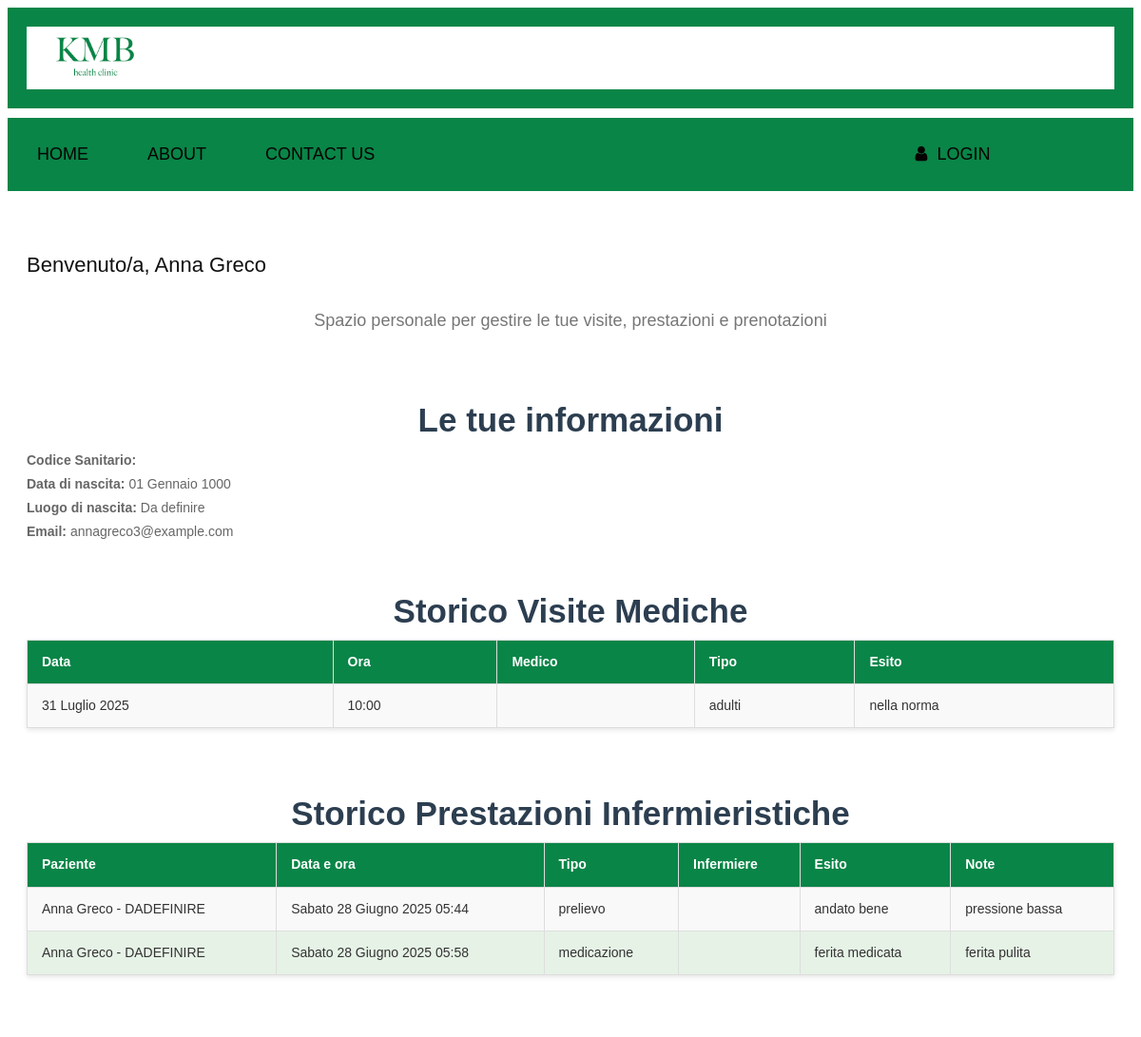
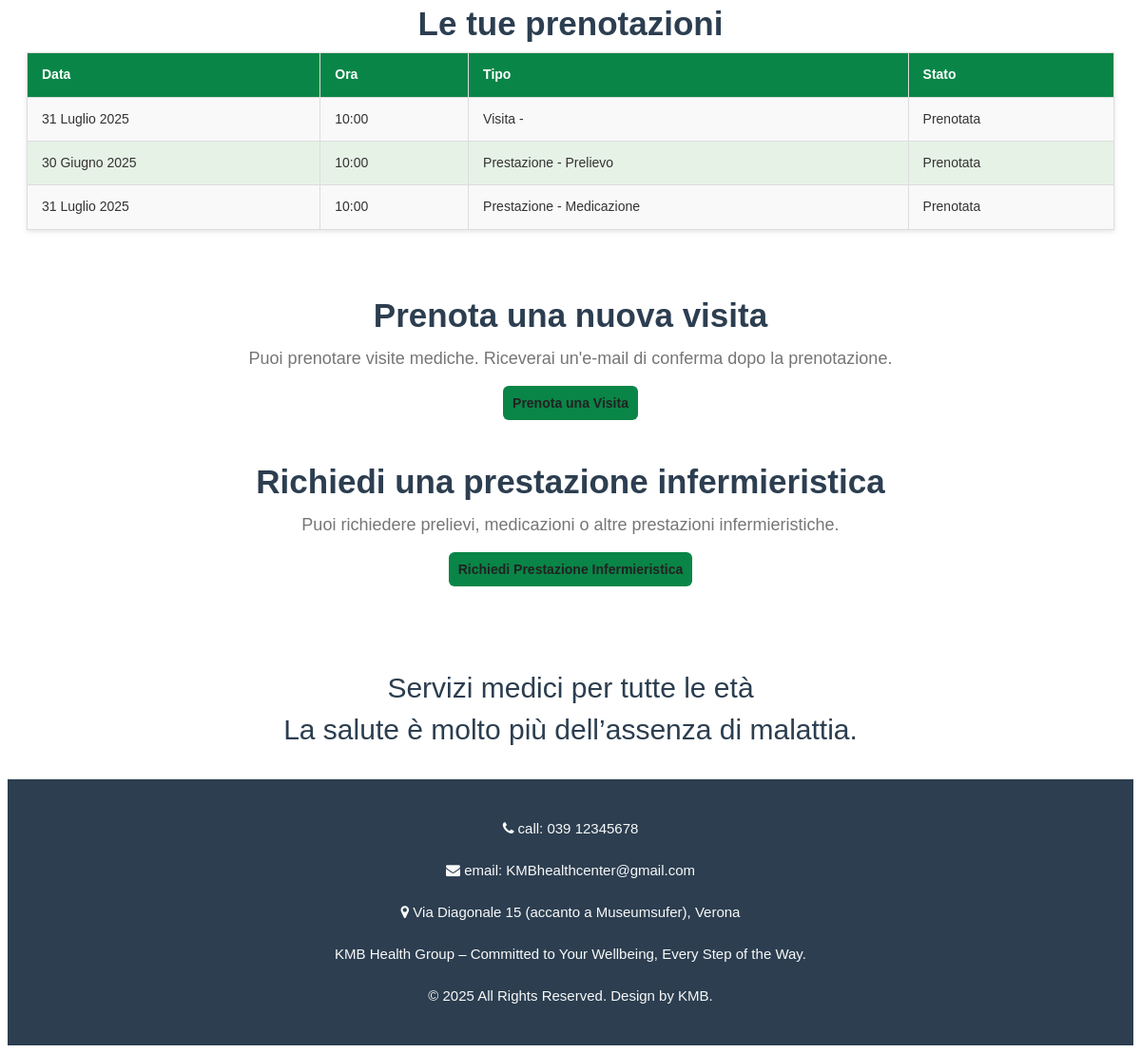
Screenshot of /users/paziente/ (signed in) with the database file from the repository (2 pictures, top to bottom).
### users/models.py (models this page shows, shortened)
class UtenteBase(models.Model):
    user = models.OneToOneField(User, on_delete=models.CASCADE, primary_key=True)  # collegamento all'account Django
    cognome = models.CharField(max_length=50)
    nome = models.CharField(max_length=50)
    codice_fiscale = models.CharField(max_length=16)
    class Meta:
        abstract = True  # questo rende la classe astratta

class Paziente(UtenteBase):
    data_nascita = models.DateField()
    luogo_nascita = models.CharField(max_length=100)
    email = models.EmailField(default="insericiEmail@example.com")  # obbligatorio
    medico_curante = models.ForeignKey("Medico", on_delete=models.SET_NULL, null=True, related_name="medico_pazienti_curante")
    referente_adulto = models.CharField(max_length=100, blank=True, null=True, help_text="Nome e cognome del referente adulto per i minori di 14 anni")
    def __str__(self):
        return f"{self.nome} {self.cognome} - {self.codice_fiscale}"
    class Meta:
        verbose_name = "paziente"
        verbose_name_plural = "pazienti"

### visita/models.py (models this page shows, shortened)
class Visita(models.Model):
    id = models.BigAutoField(primary_key=True)
    prenotazione = models.OneToOneField(PrenotazioneVisita, on_delete=models.CASCADE)
    ambulatorio = models.ForeignKey("ambulatorio.Ambulatorio", on_delete=models.SET_NULL, null=True)
    esito = models.TextField(blank=True, null=True)
    class Meta:
        verbose_name = "visita"
        verbose_name_plural = "visite"

class PrenotazioneVisita(models.Model):
    TIPO = [
        ('adulti', 'Per adulti'),
        ('pediatrica', 'Pediatrica'),
    ]
    REGIME = [
        ('ordinaria', 'Ordinaria'),
        ('urgente', 'Urgente'),
    ]
    id = models.BigAutoField(primary_key=True)
    paziente = models.ForeignKey("users.Paziente", on_delete=models.CASCADE)
    medico = models.ForeignKey("users.Medico", on_delete=models.CASCADE)
    data = models.DateField()
    ora = models.TimeField()
    tipo = models.CharField(max_length=20, choices=TIPO)
    regime = models.CharField(max_length=20, choices=REGIME)
    class Meta:
        ordering = ['data', 'ora']  # Ordinamento per data e orario
        verbose_name = "Prenotazione visita"
        verbose_name_plural = "Prenotazioni visite"

### prestazione/models.py (models this page shows, shortened)
class Prestazione(models.Model):
    id = models.BigAutoField(primary_key=True)
    tipo = models.CharField(max_length=20, choices=TipoPrestazione.choices)
    paziente = models.ForeignKey('users.Paziente', on_delete=models.CASCADE, related_name="prestazioni")  # relazione con il modello in app users
    ambulatorio = models.ForeignKey('ambulatorio.Ambulatorio', on_delete=models.SET_NULL, null=True)  # relazione con il modello ambulatorio
    infermiere = models.ForeignKey('users.Infermiere', on_delete=models.SET_NULL, null=True, related_name="prestazioni_infermiere") # relazione con il modello in app users
    prenotazione = models.OneToOneField('PrenotazionePrestazione', on_delete=models.CASCADE, null=True, blank=True)
    data = models.DateTimeField(default=timezone.now)  # Data e ora della prestazione, con valore predefinito alla creazione
    esito = models.TextField(blank=True, null=True)
    note = models.TextField(blank=True, null=True)
    class Meta:
        verbose_name = "prestazione"
        verbose_name_plural = "prestazioni"
        ordering = ['data']  # Ordinamento per data della prestazione

class PrenotazionePrestazione(models.Model):
    id = models.BigAutoField(primary_key=True)
    paziente = models.ForeignKey('users.Paziente', on_delete=models.CASCADE)
    tipo = models.CharField(max_length=20, choices=TipoPrestazione.choices)
    data = models.DateField()
    orario = models.TimeField()
    class Meta:
        verbose_name = "prenotazione prestazione"
        verbose_name_plural = "prenotazioni prestazioni"
        ordering = ['data', 'orario']

### users/views.py (the view)
# urls.py: path('paziente/', pagina_paziente, name='pagina_paziente'),
@login_required
def pagina_paziente(request):
    paziente = get_object_or_404(Paziente, user=request.user)
    visite = Visita.objects.filter(prenotazione__paziente=paziente)
    prenotazioni_visite = Prenotazione.objects.filter(paziente=paziente)
    prenotazioni_prestazioni = PrenotazionePrestazione.objects.filter(paziente=paziente)
    prestazioni = Prestazione.objects.filter(paziente=paziente)
    prenotazioni = []
    for p in prenotazioni_visite:
        prenotazioni.append({
            "data": p.data,
            "ora": p.ora,
            "tipo": f"Visita - {p.medico.nome} {p.medico.cognome}",
            "stato": "Prenotata"
        })
    for p in prenotazioni_prestazioni:
        prenotazioni.append({
            "data": p.data,
            "ora": p.orario,
            "tipo": f"Prestazione - {p.get_tipo_display() or '-'}",
            "stato": "Prenotata"
        })
    return render(request, 'users/paziente.html', {
        'paziente': paziente,
        'visite': visite,
        'prenotazioni': prenotazioni,
        'prestazioni': prestazioni
    })

### users/templates/users/paziente.html (shortened to what this page needs)
{% extends 'base.html' %}
{% load static %}
{% block content %}
<div class="white_container">
    <h2 style="text-align:left">Benvenuto/a, {{ paziente.nome }} {{ paziente.cognome }}</h2>
    <p class="lead">Spazio personale per gestire le tue visite, prestazioni e prenotazioni</p>
    <h3 class="treatment_taital">Le tue informazioni</h3>
    <ul style="text-align:left">
        <li><strong>Codice Sanitario:</strong> {{ paziente.codice_sanitario }}</li>
        <li><strong>Data di nascita:</strong> {{ paziente.data_nascita }}</li>
        <li><strong>Luogo di nascita:</strong> {{ paziente.luogo_nascita }}</li>
        <li><strong>Email:</strong> {{ paziente.email }}</li>
    </ul>
    <h3 class="treatment_taital">Storico Visite Mediche</h3>
    <table class="table table-striped table-bordered custom_table_style">
        <thead>
            <tr>
                <th>Data</th>
                <th>Ora</th>
                <th>Medico</th>
                <th>Tipo</th>
                <th>Esito</th>
            </tr>
        </thead>
        <tbody>
            {% for visita in visite %}
                <tr>
                    <td>{{ visita.prenotazione.data }}</td>
                    <td>{{ visita.prenotazione.ora }}</td>
                    <td>{{ visita.prenotazione.medico.nome }} {{ visita.prenotazione.medico.cognome }}</td>
                    <td>{{ visita.prenotazione.tipo }}</td>
                    <td>
                        {% if visita.esito %}
                            {{ visita.esito }}
                        {% else %}
                            <em>In attesa di esito</em>
                        {% endif %}
                    </td>
                </tr>
            {% empty %}
                <tr>
                    <td colspan="5">Nessuna visita registrata.</td>
                </tr>
            {% endfor %}
        </tbody>
    </table>
    <h3 class="treatment_taital">Storico Prestazioni Infermieristiche</h3>
    <table class="table table-striped table-bordered custom_table_style">
        <thead>
            <tr>
                <th>Paziente</th>
                <th>Data e ora</th>
                <th>Tipo</th>
                <th>Infermiere</th>
                <th>Esito</th>
                <th>Note</th>
            </tr>
        </thead>
        <tbody>
            {% for prestazione in prestazioni %}
                <tr>
                    <td>{{ prestazione.paziente }}</td>
                    <td>{{ prestazione.data }}</td>
                    <td>{{ prestazione.tipo }}</td>
                    <td>{{ prestazione.infermiere.nome }} {{ prestazione.infermiere.cognome }}</td>
                    <td>{{ prestazione.esito }}</td>
                    <td>{{ prestazione.note }}</td>
                </tr>
            {% empty %}
                <tr>
                    <td colspan="6">Nessuna prestazione infermieristica registrata.</td>
                </tr>
            {% endfor %}
        </tbody>
    </table>
    <h3 class="treatment_taital">Le tue prenotazioni</h3>
    <table class="table table-striped table-bordered custom_table_style">
        <thead>
            <tr>
                <th>Data</th>
                <th>Ora</th>
                <th>Tipo</th>
                <th>Stato</th>
            </tr>
        </thead>
        <tbody>
            {% for prenotazione in prenotazioni %}
                <tr>
                    <td>{{ prenotazione.data }}</td>
                    <td>{{ prenotazione.ora }}</td>
                    <td>{{ prenotazione.tipo }}</td>
                    <td>{{ prenotazione.stato }}</td>
                </tr>
            {% empty %}
                <tr>
                    <td colspan="4">Nessuna prenotazione attiva.</td>
                </tr>
            {% endfor %}
        </tbody>
    </table>
    <h3 class="treatment_taital">Prenota una nuova visita</h3>
    <p class="lead">Puoi prenotare visite mediche. Riceverai un'e-mail di conferma dopo la prenotazione.</p>
    <a href="{% url 'prenota_visita' %}" class="btn btn-primary" style="margin-top:20px">Prenota una Visita</a>
    <h3 class="treatment_taital">Richiedi una prestazione infermieristica</h3>
    <p class="lead">Puoi richiedere prelievi, medicazioni o altre prestazioni infermieristiche.</p>
    <a href="{% url 'richiedi_prestazione' %}" class="btn btn-primary" style="margin-top:20px">Richiedi Prestazione Infermieristica</a>
</div>
{% endblock %}

### static/css/styles.css (style rules this page uses)
* { box-sizing: border-box !important; transition: ease all 0.5s; }
html { scroll-behavior: smooth; overflow-x: hidden; }
body { color: #666666; font-size: 14px; font-family: 'Poppins', sans-serif; line-height: 1.80857; font-weight: normal; overflow-x: hidden; }
a { color: #1f1f1f; text-decoration: none !important; outline: none !important; -webkit-transition: all .3s ease-in-out; -moz-transition: all .3s ease-in-out; -ms-transition: all .3s ease-in-out; -o-transition: all .3s ease-in-out; transition: all .3s ease-in-out; }
h1, h2, h3, h4, h5, h6 { letter-spacing: 0; font-weight: normal; position: relative; padding: 0 0 10px 0; font-weight: normal; line-height: normal; color: #111111; margin: 0 }
h2 { font-size: 22px }
h3 { font-size: 18px }
*, *::after, *::before { -webkit-box-sizing: border-box; -moz-box-sizing: border-box; box-sizing: border-box; }
ul, li, ol { margin: 0px; padding: 0px; list-style: none; }
p { color: #f9f9f9; margin: 20px; font-weight: 300; font-size: 15px; line-height: 24px; }
a { color: #222222; text-decoration: none; outline: none !important; }
a, .btn { text-decoration: none !important; outline: none !important; -webkit-transition: all .3s ease-in-out; -moz-transition: all .3s ease-in-out; -ms-transition: all .3s ease-in-out; -o-transition: all .3s ease-in-out; transition: all .3s ease-in-out; }
.lead { font-size: 18px; line-height: 30px; color: #767676; }
.treatment_taital { width: 100%; float: left; font-size: 35px; color: #2c3e50; text-align: center; padding-top: 50px; font-weight: bold; }
.white_container { background-color:white; padding: 20px; text-align: center; clear: both; margin-top: 40px; }
.btn-primary { width: 10%; padding: 10px; font-weight: 600; border-radius: 6px; background-color: #098547; border-color: #098547; transition: background-color 0.3s ease, transform 0.2s ease; }
.custom_table_style { width: 100%; border-collapse: collapse; margin-bottom: 20px; font-size: 14px; color: #333333; background-color: #f9f9f9; box-shadow: 0 2px 5px rgba(0,0,0,0.1); }
.custom_table_style th, .custom_table_style td { border: 1px solid #ddd; padding: 10px 15px; text-align: left; }
.custom_table_style th { background-color: #098547; color: white; font-weight: 600; }
.custom_table_style tr:nth-child(even) { background-color: #e6f2e6; }

### rows the page displays
Paziente: nome "Anna", cognome "Greco", data_nascita "01 Gennaio 1000", luogo_nascita "Da definire", email "annagreco3@example.com"
Visita: prenotazione.data "31 Luglio 2025", prenotazione.ora "10:00", prenotazione.tipo "adulti", esito "nella norma"
Prestazione: paziente "Anna Greco - DADEFINIRE", data "Sabato 28 Giugno 2025 05:44", tipo "prelievo", esito "andato bene", note "pressione bassa"
Prestazione: paziente "Anna Greco - DADEFINIRE", data "Sabato 28 Giugno 2025 05:58", tipo "medicazione", esito "ferita medicata", note "ferita pulita"
PrenotazioneVisita: data "31 Luglio 2025", ora "10:00"
PrenotazionePrestazione: data "30 Giugno 2025", ora "10:00"
PrenotazionePrestazione: data "31 Luglio 2025", ora "10:00"

### other values shown
{{ prenotazione.tipo }} "Visita -" "Prestazione - Prelievo" "Prestazione - Medicazione"
{{ prenotazione.stato }} "Prenotata" "Prenotata" "Prenotata"
